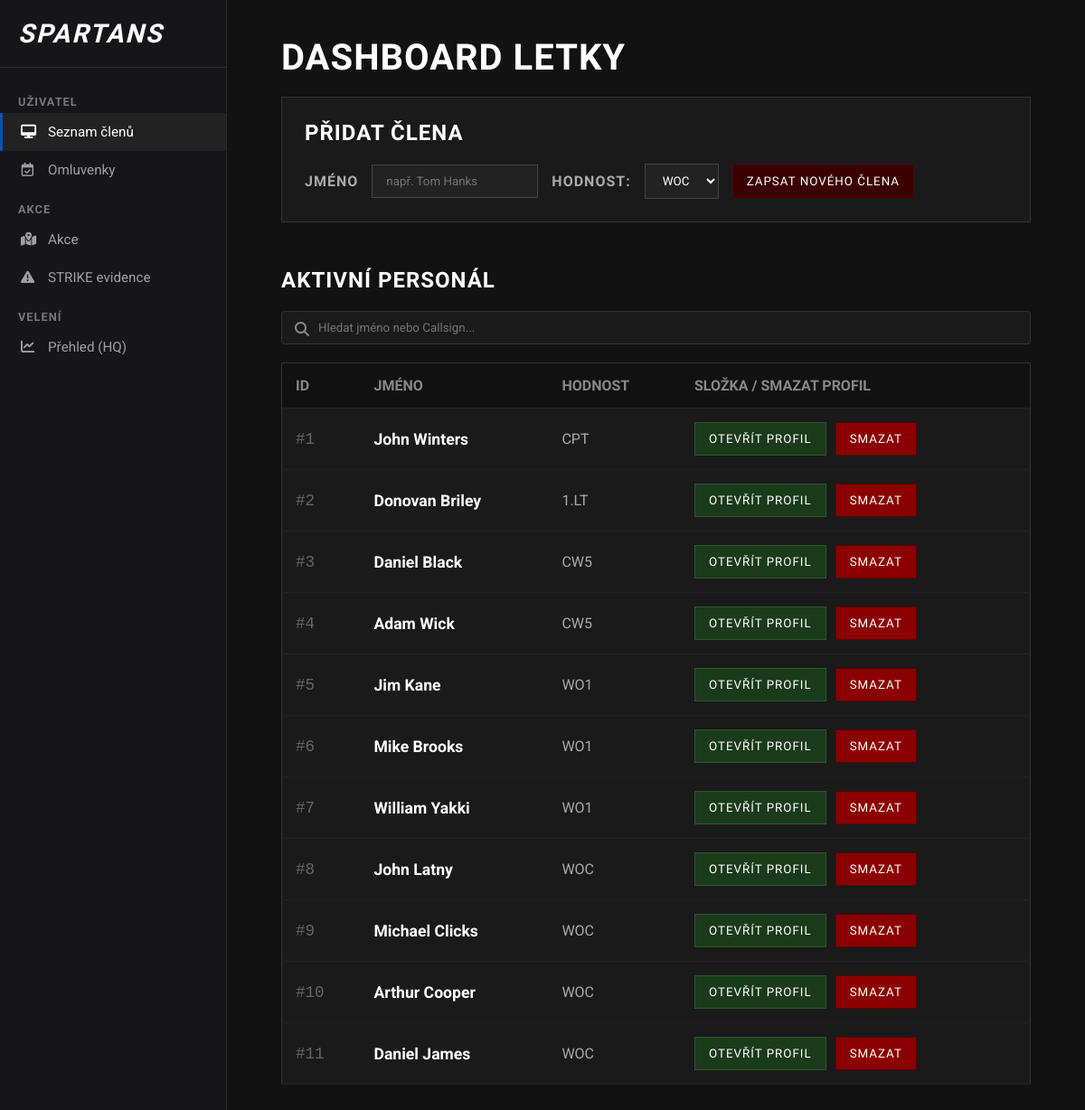
The page / on the database its author committed.
### app.py (models this page shows)
class Clen(db.Model):
    id = db.Column(db.Integer, primary_key=True)
    jmeno = db.Column(db.String(50), nullable=False)
    hodnost_id = db.Column(db.Integer, db.ForeignKey('hodnost.id'), nullable=False)
    hodnost = db.relationship('Hodnost')

class Hodnost(db.Model):
    id = db.Column(db.Integer, primary_key=True)
    nazev = db.Column(db.String(50), nullable=False)

### app.py (the view)
@app.route('/')
def index():
    clenove_z_db = Clen.query.all()
    hodnosti_z_db = Hodnost.query.all()
    return render_template('index.html', clenove=clenove_z_db, hodnosti=hodnosti_z_db)

### templates/index.html (shortened to what this page needs)
<!doctype html>
<html lang="cs">
  <head>
    <link
      rel="stylesheet"
      href="https://cdnjs.cloudflare.com/ajax/libs/font-awesome/6.4.0/css/all.min.css"
    />
    <link
      rel="stylesheet"
      href="{{ url_for('static', filename='index.css') }}"
    />
  </head>
  <body>
    <div class="sidebar">
      <div class="sidebar-brand">
        <i> SPARTANS</i>
      </div>
      <div class="sidebar-category">Uživatel</div>
      <div class="sidebar-nav">
        <a href="/" class="active"
          ><i class="fa-solid fa-desktop"></i> Seznam členů</a
        >
        <a href="/omluvenky"
          ><i class="fa-regular fa-calendar-check"></i> Omluvenky</a
        >
      </div>
      <div class="sidebar-category">Akce</div>
      <div class="sidebar-nav">
        <a href="/akce"><i class="fa-solid fa-map-location-dot"></i> Akce </a>
        <a href="/strike"><i class="fa-solid fa-triangle-exclamation"></i> STRIKE evidence</a>
      </div>
      <div class="sidebar-category">Velení</div>
      <div class="sidebar-nav">
          <a href="/dashboard"><i class="fa-solid fa-chart-line"></i> Přehled (HQ)</a>
      </div>
    </div>
    <div class="main-content">
      <div class="container" style="display: block">
        <h1>Dashboard Letky</h1>
        <div class="form-box">
          <h2>PŘIDAT ČLENA</h2>
          <form action="/pridat" method="POST" class="form-group">
            <label for="jmeno">Jméno</label>
            <input
              type="text"
              id="jmeno"
              name="jmeno"
              placeholder="např. Tom Hanks"
              required
            />
            <label for="hodnost">Hodnost:</label>
            <select id="hodnost" name="hodnost">
              {% for h in hodnosti %}
              <option value="{{ h.id }}">{{ h.nazev }}</option>
              {% endfor %}
            </select>
            <button type="submit">Zapsat nového člena</button>
          </form>
        </div>
        <h2>Aktivní personál</h2>
        <div style="margin-bottom: 20px; position: relative;">
                <i class="fa-solid fa-magnifying-glass" style="position: absolute; left: 15px; top: 12px; color: #888;"></i>
                <input type="text" id="search-input" onkeyup="hledatClena()" placeholder="Hledat jméno nebo Callsign..." style="width: 100%; padding: 10px 10px 10px 40px; background-color: #1a1a1a; border: 1px solid #333; color: #fff; font-family: 'Roboto', sans-serif; box-sizing: border-box; border-radius: 4px;">
            </div>
        <table id="tabulka-clenu">
          <tr>
            <th>ID</th>
            <th>Jméno</th>
            <th>Hodnost</th>
            <th>Složka / smazat profil</th>
          </tr>
          {% for clen in clenove %}
          <tr>
            <td class="cell-id">#{{ clen.id }}</td>
            <td class="cell-name">{{ clen.jmeno }}</td>
            <td class="cell-rank">{{ clen.hodnost.nazev }}</td>
            <td>
              <div style="display: flex; gap: 10px">
                <a href="/profil/{{ clen.id }}"
                  ><button class="action-btn">Otevřít profil</button></a
                >
                <form
                  action="/smazat_clena/{{ clen.id }}"
                  method="POST"
                  onsubmit="return confirm('Opravdu smazat?');"
                >
                  <button type="submit" class="delete-btn">Smazat</button>
                </form>
              </div>
            </td>
          </tr>
          {% endfor %}
        </table>
      </div>
    </div>
  </body>
</html>

### static/index.css (style rules this page uses)
body { background-color: #121212; color: #e0e0e0; font-family: 'Roboto', sans-serif; margin: 0; padding: 0; display: flex; min-height: 100vh; }
.sidebar { width: 250px; background-color: #16161a; border-right: 1px solid #2a2a2a; display: flex; flex-direction: column; padding-top: 20px; flex-shrink: 0; }
.sidebar-brand { color: #fff; font-family: 'Oswald', sans-serif; font-size: 1.8rem; font-weight: bold; letter-spacing: 2px; padding: 0 20px 20px 20px; border-bottom: 1px solid #2a2a2a; margin-bottom: 15px; display: flex; align-items: center; gap: 10px; }
.sidebar-category { color: #777; font-size: 0.8rem; text-transform: uppercase; font-weight: bold; margin: 15px 20px 5px 20px; letter-spacing: 1px; }
.sidebar-nav { display: flex; flex-direction: column; }
.sidebar-nav a { color: #a0a0a0; text-decoration: none; padding: 12px 20px; display: flex; align-items: center; gap: 15px; font-size: 0.95rem; transition: all 0.2s; border-left: 3px solid transparent; }
.sidebar-nav a.active { background-color: #222; color: #fff; border-left-color: #0056b3; }
.sidebar-nav a i { width: 15px; text-align: center; }
.main-content { flex: 1; padding: 40px; background-color: #121212; box-sizing: border-box; }
.container { max-width: 1200px; margin: 0 auto; padding: 0 20px; }
h1, h2 { font-family: 'Oswald', sans-serif; text-transform: uppercase; color: #ffffff; letter-spacing: 1px; }
h1 { font-size: 2.5rem; margin-top: 0; margin-bottom: 20px; }
h2 { font-size: 1.5rem; margin-top: 0; margin-bottom: 20px; }
.form-box { background-color: #1a1a1a; padding: 25px; border: 1px solid #333; margin-bottom: 50px; }
.form-group { display: flex; gap: 15px; align-items: center; flex-wrap: wrap; }
label { font-weight: bold; color: #aaa; font-family: 'Oswald', sans-serif; text-transform: uppercase; letter-spacing: 1px; }
input, select, button { background-color: #222; color: #fff; border: 1px solid #444; padding: 10px 15px; font-family: 'Roboto', sans-serif; }
button { background-color: #3b0000; border: 1px solid #5a0000; cursor: pointer; font-family: 'Oswald', sans-serif; text-transform: uppercase; letter-spacing: 1px; transition: background 0.2s; }
.action-btn { background-color: #1a3b1a; border-color: #2a5a2a; }
.delete-btn { background-color: #8b0000; border-color: #5a0000; }
table { width: 100%; border-collapse: collapse; background-color: #1a1a1a; border: 1px solid #333; }
th, td { padding: 15px; text-align: left; border-bottom: 1px solid #222; }
th { background-color: #111; font-family: 'Oswald', sans-serif; color: #888; text-transform: uppercase; }
td a { text-decoration: none; }
.cell-id { color: #666; font-family: monospace; font-size: 1.1rem; }
.cell-name { font-weight: bold; color: #fff; font-size: 1.1rem; }
.cell-rank { color: #aaa; }

### rows shown on the page
Clen: id "1", jmeno "John Winters", hodnost.nazev "CPT"
Clen: id "2", jmeno "Donovan Briley", hodnost.nazev "1.LT"
Clen: id "3", jmeno "Daniel Black", hodnost.nazev "CW5"
Clen: id "4", jmeno "Adam Wick", hodnost.nazev "CW5"
Clen: id "5", jmeno "Jim Kane", hodnost.nazev "WO1"
Clen: id "6", jmeno "Mike Brooks", hodnost.nazev "WO1"
Clen: id "7", jmeno "William Yakki", hodnost.nazev "WO1"
Clen: id "8", jmeno "John Latny", hodnost.nazev "WOC"
Clen: id "9", jmeno "Michael Clicks", hodnost.nazev "WOC"
Clen: id "10", jmeno "Arthur Cooper", hodnost.nazev "WOC"
Clen: id "11", jmeno "Daniel James", hodnost.nazev "WOC"

### other values the page prints
form field hodnost "WOC"
